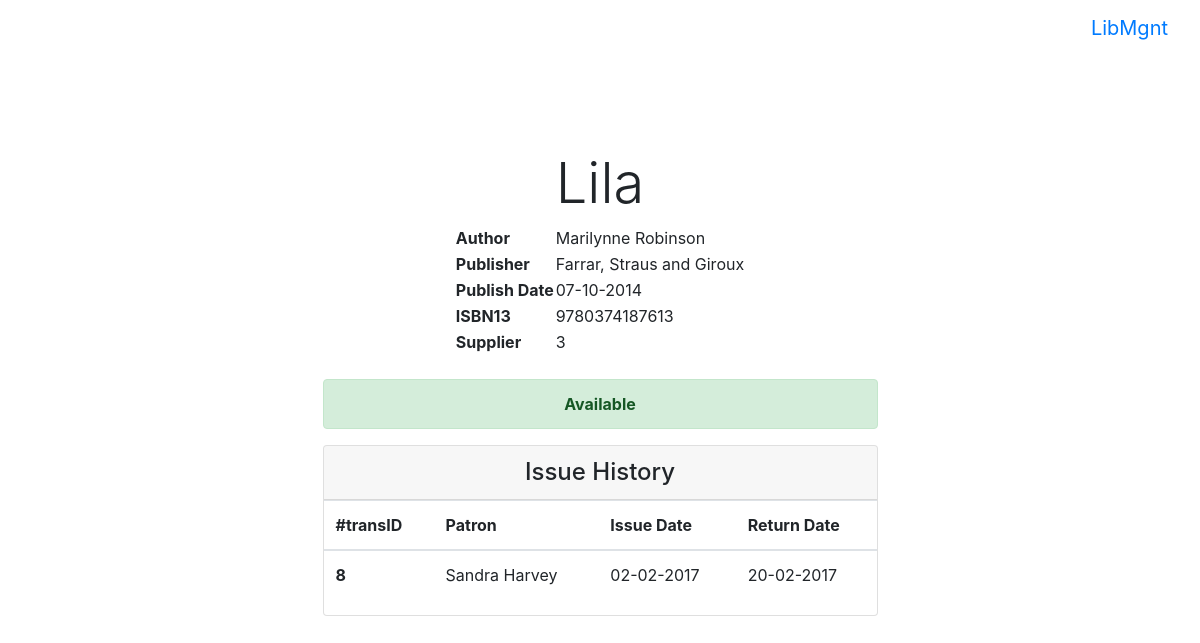
The app's page /book/31 (signed in) with its own data.
### tables this page shows
CREATE TABLE "book" (
	`id`	INTEGER PRIMARY KEY AUTOINCREMENT,
	`title`	VARCHAR(50) NOT NULL,
	`author`	VARCHAR(50) NOT NULL,
	`publishDate`	DATE,
	`publisher`	VARCHAR(50),
	`isbn13`	VARCHAR(13) UNIQUE,
	`supplierID`	INTEGER,
	FOREIGN KEY(`supplierID`) REFERENCES supplier ( id )
);

CREATE TABLE issue_history(
	transID INTEGER PRIMARY KEY,
	bookID INTEGER,
	patronID INTEGER,
	issuedbyID INTEGER,
	returnedtoID INTEGER,
	issueDate DATE,
	returnDate DATE,
	lateFees INTEGER,
	FOREIGN KEY (bookID) REFERENCES book(id),
	FOREIGN KEY (patronID) REFERENCES patron(id),
	FOREIGN KEY (issuedbyID) REFERENCES librarian(id),
	FOREIGN KEY (returnedtoID) REFERENCES librarian(id));

CREATE TABLE patron(
	id INTEGER PRIMARY KEY AUTOINCREMENT,
	cardNum INTEGER UNIQUE,
	name VARCHAR(50),
	dob DATE,
	doj DATE,
	address TEXT,
	phone VARCHAR(10),
	borrowLimit INTEGER DEFAULT 2);

### server.py (the view)
@app.route("/book/<int:bookID>")
@login_required
def bookInfo(bookID):
	payload = {}
	book_exists = db_util.getBookExistence(bookID)
	if book_exists is True:
		payload['book_info'] = db_util.queryBook({"id":bookID})[0]
		payload['book_status'] = db_util.getBookStatus(bookID)
		payload['issue_history'] = db_util.queryIssueHistoryByBook(bookID)
		payload['issued_to'] = db_util.queryIssueByBook(bookID,patron=True)
	return render_template("bookinfo.html", payload=payload)

### db_util.py (called while the page is built)
def queryIssueByBook(bookID, patron=False):
	try:
		if patron:
			cursor.execute('''
				SELECT transID,bookID,patronID,librarianID,issueDate,name
				FROM issue,patron
				WHERE patronID=patron.id AND bookID=?;''',(bookID, ))
		else:
			cursor.execute('''SELECT * FROM issue WHERE bookID=?''', (bookID, ))
		issue = cursor.fetchone()
		return issue
	except Exception as e:
		print(e)
		return None

def queryIssueHistoryByBook(bookID):
	try:
		cursor.execute('''SELECT transID,patronID,name,issueDate,returnDate
			FROM issue_history,patron
			WHERE patronID=patron.id AND bookID=?
			ORDER BY returnDate DESC, transID DESC;''', (bookID, ))
		issue_history = cursor.fetchall()
		return issue_history
	except Exception as e:
		print(e)
		return None

def getBookStatus(bookID):
	try:
		cursor.execute('''SELECT COUNT(*) FROM issue WHERE bookID=?''', (bookID, ))
		flag = cursor.fetchone()
		return flag[0] == 0
	except Exception as e:
		print(e)
		return None

def getBookExistence(bookID):
	try:
		cursor.execute('''SELECT COUNT(*) FROM book WHERE id=?''', (bookID,))
		flag = cursor.fetchone()
		return flag[0] == 1
	except Exception as e:
		print(e)
		return None

### librarian.py (called while the page is built)
	def get(self, username):
		try:
			cursor.execute('''SELECT * FROM librarian WHERE username=:username''', (username, ))
			librarian = cursor.fetchone()
			self.librarianID = librarian[0]
			self.username = librarian[1]
			self.password = librarian[2]
			self.authenticated = False
			return self
		except Exception as e:
			print(e)
			return None

### server.py (called while the page is built)
@login_manager.user_loader
def user_loader(username):
	return Librarian().get(username)

### templates/bookinfo.html (shortened to what this page needs)
{% extends "base.html" %}
{% block body %}
<div class="container-fluid" style="padding-top: 70px;">
	<h3 class="display-4 text-center">{{payload.book_info[1]}}</h3>
	<table align="center">
		<tbody>
			<tr>
				<th scope="row">Author</th>
				<td>{{payload.book_info[2]}}</td>
			</tr>
			<tr>
				<th scope="row">Publisher</th>
				<td>{{payload.book_info[4]}}</td>
			</tr>
			<tr>
				<th scope="row">Publish Date</th>
				<td>{{payload.book_info[3]}}</td>
			</tr>
			<tr>
				<th scope="row">ISBN13</th>
				<td>{{payload.book_info[5]}}</td>
			</tr>
			<tr>
				<th scope="row">Supplier</th>
				<td>{{payload.book_info[6]}}</td>
			</tr>
		</tbody>
	</table>
	<br>
	<div class="container col-sm-6 text-center">
	{% if payload.book_status %}
	<div class="alert alert-success" role="alert">
		<strong>Available</strong>
	</div>
	{% else %}
	<div class="alert alert-info" role="alert">
		<strong>Issued to </strong> <a href="#" class="alert-link">{{payload.issued_to[5]}}</a>
	</div>
	{% endif %}
	</div>
	<div class="col-sm-6 container">
			<div class="card card-outline-primary">
				<h4 class="card-header text-center card-outline-primary">
					Issue History
				</h4>
				<div class="card-block table-responsive">
					<table class="table table-hover">
						<thead>
							<tr>
							<th>#transID</th>
								<th>Patron</th>
								<th>Issue Date</th>
								<th>Return Date</th>
							</tr>
						</thead>
						<tbody>
							{% for issue in payload.issue_history %}
							<tr>
								<th scope="row">{{issue[0]}}</th>
								<td>{{issue[2]}}</td>
								<td>{{issue[3]}}</td>
								<td>{{issue[4]}}</td>
							</tr>
							{% endfor %}
						</tbody>
					</table>
				</div>
			</div>
		</div>
</div>
<br><br>
{% endblock %}

### static/css/base.css (style rules this page uses)
body { padding-top: 5rem; }

### records on screen
book: title "Lila", author "Marilynne Robinson", publisher "Farrar, Straus and Giroux", publishDate "07-10-2014", isbn13 "9780374187613", supplierID "3"
issue_history: transID "8", name "Sandra Harvey", issueDate "02-02-2017", returnDate "20-02-2017"
